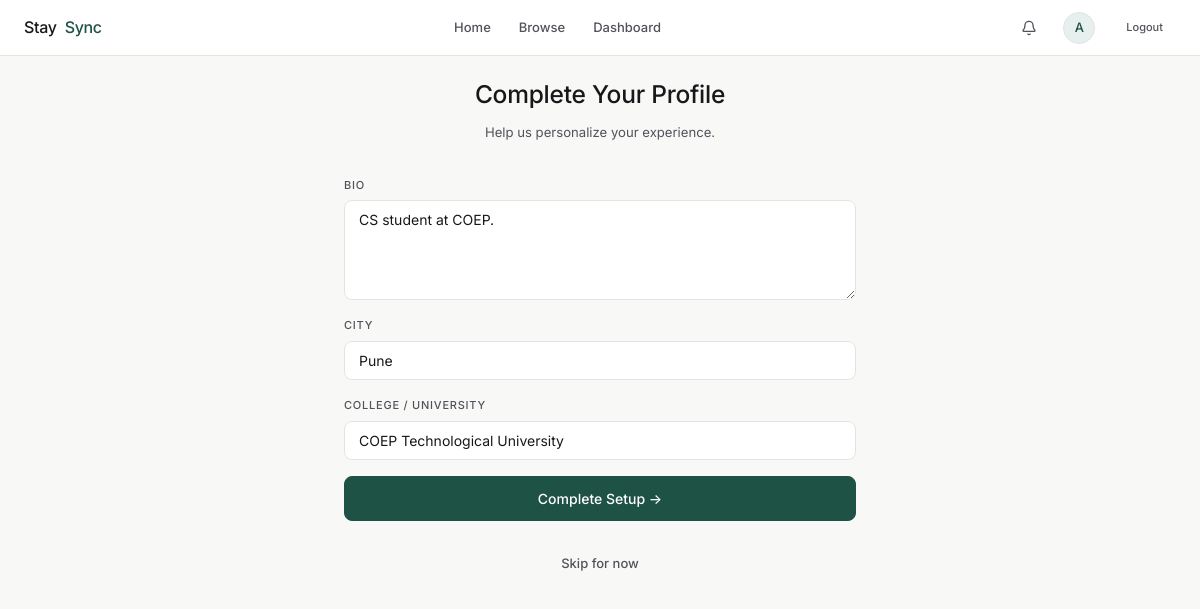
Screenshot of /profile/setup (signed in) with the database file from the repository.
### models/user.py (models this page shows, shortened)
class User(UserMixin, db.Model):
    __tablename__ = 'users'
    id = db.Column(db.Integer, primary_key=True)
    full_name = db.Column(db.String(120), nullable=False)
    email = db.Column(db.String(120), unique=True, nullable=False, index=True)
    phone = db.Column(db.String(15), nullable=True)
    password_hash = db.Column(db.String(255), nullable=False)
    role = db.Column(db.String(10), nullable=False)  # 'student' or 'owner'
    profile_photo = db.Column(db.String(255), nullable=True)
    bio = db.Column(db.Text, nullable=True)
    city = db.Column(db.String(100), nullable=True)
    college_or_work = db.Column(db.String(200), nullable=True)
    reliability_score = db.Column(db.Integer, default=100)
    is_profile_complete = db.Column(db.Boolean, default=False)
    created_at = db.Column(db.DateTime, default=datetime.utcnow)
    properties = db.relationship('Property', backref='owner', lazy='dynamic')
    student_holds = db.relationship(
        'Hold',
        foreign_keys='Hold.student_id',
        backref='student',
        lazy='dynamic')
    owner_holds = db.relationship(
        'Hold',
        foreign_keys='Hold.owner_id',
        backref='owner_user',
        lazy='dynamic')
    notifications = db.relationship(
        'Notification',
        backref='user',
        lazy='dynamic',
        order_by='Notification.created_at.desc()')

### routes/auth.py (the view, shortened to what this page needs)
@auth_bp.route('/profile/setup', methods=['GET', 'POST'])
@login_required
def profile_setup():
    return render_template('auth/profile_setup.html')

### templates/auth/profile_setup.html (shortened to what this page needs)
{% extends "base.html" %}
{% block extra_css %}<link rel="stylesheet" href="{{ url_for('static', filename='css/auth.css') }}">{% endblock %}
{% block content %}
<div class="container" style="max-width:560px">
    <div class="auth-form-header" style="text-align:center;margin-bottom:32px">
        <h1>Complete Your Profile</h1>
        <p>Help us personalize your experience.</p>
    </div>
    <form class="auth-form" method="POST" action="{{ url_for('auth.profile_setup') }}">
        <div class="input-group">
            <label for="bio">Bio</label>
            <textarea class="textarea" id="bio" name="bio" placeholder="Tell us a bit about yourself...">{{ current_user.bio or '' }}</textarea>
        </div>
        <div class="input-group">
            <label for="city">City</label>
            <input class="input" type="text" id="city" name="city" placeholder="e.g., Pune" value="{{ current_user.city or '' }}">
        </div>
        <div class="input-group">
            <label for="college_or_work">{% if current_user.role == 'student' %}College / University{% else %}Company / Business{% endif %}</label>
            <input class="input" type="text" id="college_or_work" name="college_or_work" placeholder="{% if current_user.role == 'student' %}e.g., COEP Technological University{% else %}e.g., StaySync Properties{% endif %}" value="{{ current_user.college_or_work or '' }}">
        </div>
        <button type="submit" class="btn btn-primary btn-lg btn-full">Complete Setup →</button>
        <a href="{{ url_for('auth.redirect_home') }}" class="btn btn-ghost btn-full" style="margin-top:8px">Skip for now</a>
    </form>
</div>
{% endblock %}

### templates/base.html (shortened to what this page needs)
<!DOCTYPE html>
<html lang="en">
<head>
    <link rel="stylesheet" href="{{ url_for('static', filename='css/variables.css') }}">
    <link rel="stylesheet" href="{{ url_for('static', filename='css/base.css') }}">
    <link rel="stylesheet" href="{{ url_for('static', filename='css/components.css') }}">
    <link rel="stylesheet" href="{{ url_for('static', filename='css/nav.css') }}">
    <link rel="stylesheet" href="{{ url_for('static', filename='css/bed-grid.css') }}">
    {% block extra_css %}{% endblock %}
    <link rel="stylesheet" href="{{ url_for('static', filename='css/responsive.css') }}">
</head>
<body>
    {% if current_user.is_authenticated %}
    <nav class="nav" id="main-nav">
        <div class="nav-inner">
            <a href="/" class="nav-logo">Stay<span>Sync</span></a>
            <div class="nav-links">
                {% if current_user.role == 'student' %}
                <a href="{{ url_for('student.home') }}" class="nav-link {% if request.endpoint == 'student.home' %}active{% endif %}">Home</a>
                <a href="{{ url_for('student.browse') }}" class="nav-link {% if request.endpoint == 'student.browse' %}active{% endif %}">Browse</a>
                <a href="{{ url_for('student.dashboard') }}" class="nav-link {% if request.endpoint == 'student.dashboard' %}active{% endif %}">Dashboard</a>
                {% else %}
                <a href="{{ url_for('owner.home') }}" class="nav-link {% if request.endpoint == 'owner.home' %}active{% endif %}">Home</a>
                <a href="{{ url_for('owner.dashboard') }}" class="nav-link {% if request.endpoint == 'owner.dashboard' %}active{% endif %}">Dashboard</a>
                {% endif %}
            </div>
            <div class="nav-actions">
                <div class="nav-bell" id="notif-bell" onclick="toggleNotifications()">
                    <i data-lucide="bell" style="width: 16px; height: 16px;"></i>
                </div>
                <a href="{% if current_user.role == 'student' %}{{ url_for('student.profile') }}{% else %}{{ url_for('owner.profile') }}{% endif %}" class="nav-avatar-btn">
                    <div class="avatar">{{ current_user.full_name[0] }}</div>
                </a>
                <a href="{{ url_for('auth.logout') }}" class="btn btn-ghost btn-sm">Logout</a>
            </div>
        </div>
    </nav>
    {% endif %}
    <main class="page-content">
        {% block content %}{% endblock %}
    </main>
</body>
</html>

### static/css/variables.css (style rules this page uses)
:root { --bg-base: #F8F8F7; --bg-surface: #FFFFFF; --bg-elevated: #FFFFFF; --bg-hover: #F4F4F5; --accent: #1D5245; --accent-hover: #143A31; --accent-dim: #E8EFEF; --accent-focus: rgba(29, 82, 69, 0.15); --green: #1D9E75; --green-dim: #EBFDF5; --green-border: rgba(29, 158, 117, 0.3); --green-text: #0F5F45; --yellow: #EF9F27; --yellow-dim: #FFFBEB; --yellow-border: rgba(239, 159, 39, 0.3); --yellow-text: #854E0E; --red: #E24B4A; --red-dim: #FEF2F2; --red-border: rgba(226, 75, 74, 0.3); --red-text: #991B1B; --text-primary: #18181B; --text-secondary: #52525B; --text-muted: #71717A; --border: #E4E4E7; --border-strong: #A1A1AA; --border-width: 0.5px; --radius-sm: 8px; --radius-md: 12px; --radius-lg: 12px; --radius-xl: 12px; --radius-full: 9999px; --shadow-sm: none; --shadow-md: none; --shadow-lg: none; --transition: all 0.2s ease-out; --transition-slow: all 0.4s ease-out; --font-display: 'Inter', -apple-system, BlinkMacSystemFont, "Segoe UI", Roboto, Helvetica, Arial, sans-serif; --font-body: 'Inter', -apple-system, BlinkMacSystemFont, "Segoe UI", Roboto, Helvetica, Arial, sans-serif; --space-xs: 8px; --space-sm: 12px; --space-md: 16px; --space-lg: 24px; --space-xl: 48px; --space-2xl: 64px; --space-3xl: 80px; --nav-height: 56px; --sidebar-width: 260px; --container-max: 1200px; }

### static/css/base.css (style rules this page uses)
*, *::before, *::after { margin: 0; padding: 0; box-sizing: border-box; }
html { font-size: 14px; scroll-behavior: smooth; -webkit-font-smoothing: antialiased; -moz-osx-font-smoothing: grayscale; }
body { font-family: var(--font-body); background-color: var(--bg-base); color: var(--text-primary); line-height: 1.7; font-weight: 400; min-height: 100vh; overflow-x: hidden; }
h1, h2, h3, h4, h5, h6 { font-family: var(--font-display); font-weight: 500; line-height: 1.2; letter-spacing: -0.01em; color: var(--text-primary); }
h1 { font-size: 22px; }
p { color: var(--text-secondary); line-height: 1.7; font-weight: 400; font-size: 14px; }
a { color: var(--accent); text-decoration: none; transition: var(--transition); font-weight: 500; }
input, textarea, select, button { font-family: var(--font-body); font-size: 14px; outline: none; border: none; background: none; color: var(--text-primary); }
label, .label-style { font-size: 11px; font-weight: 500; text-transform: uppercase; letter-spacing: 0.07em; color: var(--text-secondary); }
.container { width: 100%; max-width: var(--container-max); margin: 0 auto; padding: 0 var(--space-lg); }
.page-content { padding-top: calc(var(--nav-height) + var(--space-lg)); min-height: 100vh; padding-bottom: var(--space-3xl); animation: page-enter 240ms ease-out forwards; }

### static/css/components.css (style rules this page uses)
.btn { display: inline-flex; align-items: center; justify-content: center; gap: var(--space-xs); padding: 8px 16px; border-radius: var(--radius-sm); font-weight: 500; font-size: 13px; cursor: pointer; transition: var(--transition); border: 1px solid transparent; white-space: nowrap; text-decoration: none; line-height: 1.4; }
.btn-primary { background: var(--accent); color: #FFFFFF; border-color: var(--accent); }
.btn-ghost { background: transparent; color: var(--text-secondary); border-color: transparent; }
.btn-lg { padding: 12px 24px; font-size: 14px; }
.btn-sm { padding: 6px 12px; font-size: 11px; }
.btn-full { width: 100%; }
.input-group { display: flex; flex-direction: column; gap: 6px; }
.input-group label { font-size: 11px; font-weight: 500; text-transform: uppercase; letter-spacing: 0.07em; color: var(--text-secondary); }
.input, .select, .textarea { width: 100%; padding: 10px 14px; background: var(--bg-surface); border: var(--border-width) solid var(--border); border-radius: var(--radius-sm); color: var(--text-primary); font-size: 14px; transition: var(--transition); }
.input::placeholder { color: var(--text-muted); }
.textarea { min-height: 100px; resize: vertical; font-family: var(--font-body); }
.avatar { width: 32px; height: 32px; border-radius: var(--radius-full); background: var(--accent-dim); display: flex; align-items: center; justify-content: center; font-weight: 500; color: var(--accent); font-size: 13px; overflow: hidden; flex-shrink: 0; border: var(--border-width) solid var(--border); }

### static/css/auth.css (style rules this page uses)
.auth-form-header { margin-bottom: var(--space-xl); }
.auth-form-header h1 { font-size: 1.75rem; margin-bottom: var(--space-sm); }
.auth-form-header p { color: var(--text-secondary); font-size: 0.938rem; }
.auth-form { display: flex; flex-direction: column; gap: var(--space-md); }

### rows the page displays
User: full_name "A", bio "CS student at COEP.", city "Pune", college_or_work "COEP Technological University"
